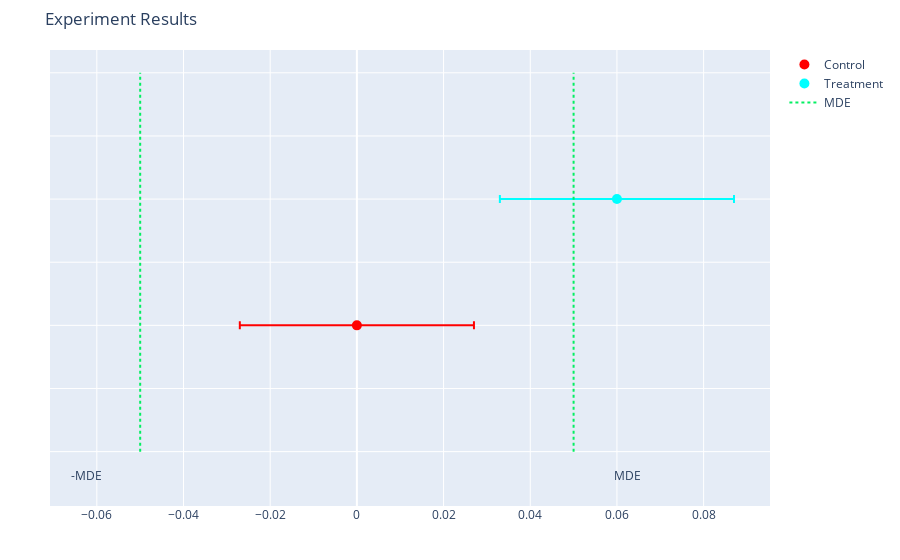

Source (notebook cell):
### Code cell
# Getting results in terms of confidence intervals

error_bars = ab_exp.get_experiment_results(min_sample_size, .08, min_sample_size, .14, 'Error Bars')
error_bars

### Figure 1 — Plotly figure (JSON) as saved in the notebook; plotly's stock layout.template omitted (floating-point values rounded to 4 significant figures)
{"data": [{"error_x": {"array": [-0.02701, 0, 0.02701], "symmetric": true, "type": "data"}, "marker": {"color": "red", "size": 10}, "mode": "markers", "name": "Control", "type": "scatter", "x": [0], "y": [5]}, {"error_x": {"array": [0.02701, 0.06, 0.02701], "symmetric": true, "type": "data"}, "marker": {"color": "cyan", "size": 10}, "mode": "markers", "name": "Treatment", "type": "scatter", "x": [0.06], "y": [7]}, {"line": {"color": "#04ef62", "dash": "dot"}, "mode": "lines", "name": "-MDE", "showlegend": false, "type": "scatter", "x": [-0.05, -0.05], "y": [3, 9]}, {"line": {"color": "#04ef62", "dash": "dot"}, "mode": "lines", "name": "MDE", "type": "scatter", "x": [0.05, 0.05], "y": [3, 9]}, {"mode": "text", "showlegend": false, "text": "MDE", "textposition": "top center", "type": "scatter", "x": [0.0625], "y": [2.5]}, {"mode": "text", "showlegend": false, "text": "-MDE", "textposition": "top center", "type": "scatter", "x": [-0.0625], "y": [2.5]}], "layout": {"autosize": true, "margin": {"b": 50, "l": 50, "r": 50, "t": 50}, "showlegend": true, "title": {"text": "Experiment Results"}, "xaxis": {"title": {"text": ""}}, "yaxis": {"showticklabels": false, "title": {"text": ""}}}}
